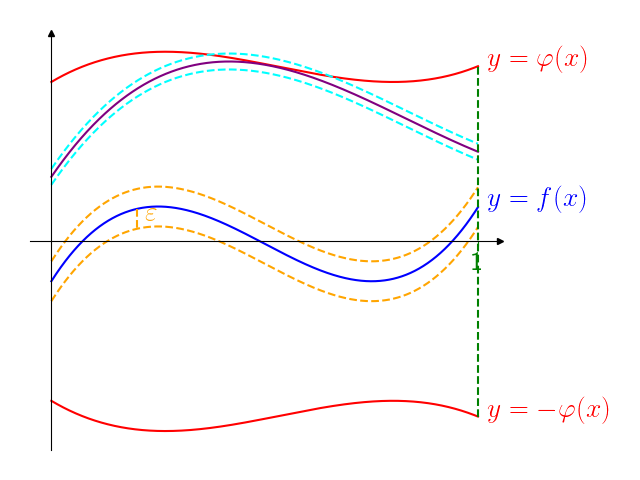

Generate this figure with Python:
from matplotlib import pyplot
import matplotlib.pyplot as plt
import numpy as np 
#import matplotlib.patches as patches
import time


def Dtime(start):
    print("--- %s seconds ---" % (time.time() - start))

def plt_parameters():
    plt.rcParams['text.usetex'] = True #using latex
    params = {'font.size': 20, 'text.latex.preamble' : r"""
    \usepackage{amsmath} 
    \usepackage{amssymb}
    """}
    #font size
    pyplot.rcParams.update(params)

def axis_limits(ax1, xmin, xmax, ymin, ymax):
    # Set identical scales for both axes
    ax1.set(xlim=(xmin, xmax), ylim=(ymin, ymax), aspect=1)

def set_position(ax1):
    # Set bottom and left spines as x and y axes of coordinate system
    ax1.spines['bottom'].set_position('zero')
    ax1.spines['left'].set_position('zero')

def remove_axes(ax1):
    # Remove top and right spines
    ax1.spines['top'].set_visible(False)
    ax1.spines['right'].set_visible(False)

def x_y_axis_labels(ax1):
    # Create 'x' and 'y' labels placed at the end of the axes
    ax1.set_xlabel('$x$', labelpad=-24, x=1.03)
    ax1.set_ylabel('$y$', labelpad=-21, y=1.02, rotation=0)

def x_y_arrows(ax1):
    # Draw arrows
    arrow_fmt = dict(markersize=4, color='black', clip_on=False)
    ax1.plot((1), (0), marker='>', transform=ax1.get_yaxis_transform(), **arrow_fmt)
    ax1.plot((0), (1), marker='^', transform=ax1.get_xaxis_transform(), **arrow_fmt)

def axis_label(ax1):
    ax1.set_xticks([1])
    ax1.set_xticklabels([1])
    ax1.set_yticks([])
    ax1.set_yticklabels([])

def axis_label_color(ax1, color):
    ax1.tick_params(axis='x', colors=color)

def plot_curves(ax1): 
    x = np.arange(0, 1, .001)

    ax1.plot(x, fun1(x), color = "r")
    ax1.plot(x, -fun1(x), color = "r")

    ax1.plot(x, fun2(x), color = "b")
    ax1.plot(x, fun2(x) - .25, color = "orange", linestyle="--")
    ax1.plot(x, fun2(x) + .25, color = "orange", linestyle="--")

    ax1.plot(x, fun3(x), color="purple")
    ax1.plot(x, fun3(x) - .1, color="aqua", linestyle="--")
    ax1.plot(x, fun3(x) + .1, color="aqua", linestyle="--")

def fun1 (x):
    return 5 * np.array(x) * (np.array(x) - 0.8) ** 2 + 2

def fun2 (x):
    return 15 * np.array(x) * (np.array(x) - 0.75) ** 2 - .5

def fun3 (x):
    return 5 * np.array(x) * (np.array(x) - 1.25) ** 2 + .81

def plot_segments(ax1):
    ax1.plot([1,1], [-fun1(1), fun1(1)], color="g", linestyle="--")
    ax1.plot([.2,.2], [fun2(.2), fun2(.2)-.25], color="orange", linestyle="--")


def text(ax1):
    #Add text
    dist = .02
    ax1.text(1 + dist, fun1(1), r"$y=\varphi(x)$", color="r")
    ax1.text(1 + dist, -fun1(1), r"$y=-\varphi(x)$", color="r")
    ax1.text(1 + dist, fun2(1), r"$y=f(x)$", color="b")
    ax1.text(0.2 + dist, fun2(.2)-.25 + 5 * dist, r"$\varepsilon$", color="orange")

def save_file():
    file_name = str(__file__)[0:-1] + "ng"
    plt.savefig(file_name)


if __name__ == "__main__":
    START = time.time()
    plt_parameters()
    FIG, AX = plt.subplots()
    XMIN, XMAX, YMIN, YMAX = -0.5, 1.5, -.1, 1
    #axis_limits(AX, XMIN, XMAX, YMIN, YMAX)
    set_position(AX)
    remove_axes(AX)
    x_y_arrows(AX)
    axis_label(AX)
    axis_label_color(AX, "g")
    Dtime(START)
    plot_curves(AX)
    plot_segments(AX)
    text(AX)
    plt.tight_layout()
    save_file()
    plt.show()
